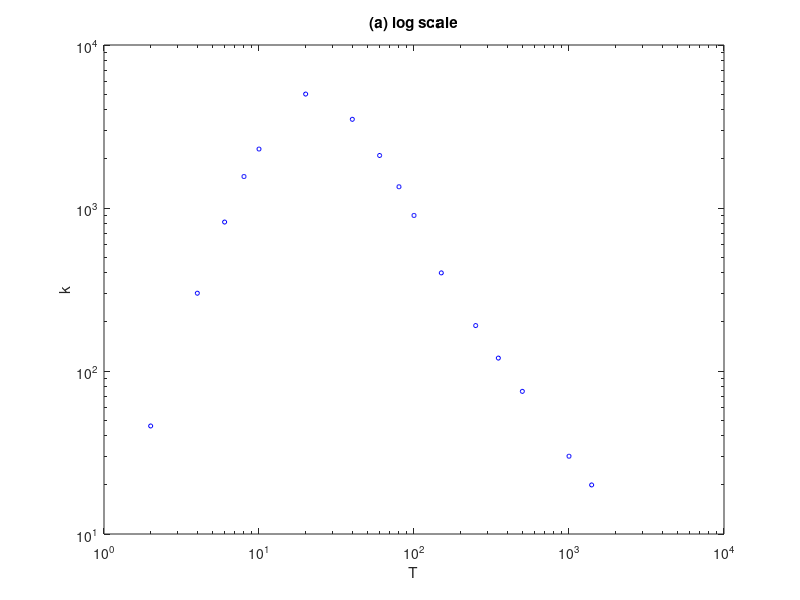

The MATLAB script that drew this image: (Note: this script raises an error after producing the figure.)
clc; clear;
T = [2 4 6 8 10 20 40 60 80 100 150 250 ...
    350 500 1000 1400];
k = [46 300 820 1560 2300 5000 3500 2100 ...
    1350 900 400 190 120 75 30 20];

loglog(T,k, 'bo', 'MarkerSize', 3)
xlabel("T")
ylabel("k")
title("(a) log scale")

% order 2
x = log10(T);
y = log10(k);
p2 = polyfit(x, y, 2); % dont use polyfit use curve fitting algorithm. i will update this code later

syms k_syms T_syms
k_eqn = solve(log10(k_syms) == p2(1)*log10(T_syms)^2 + p2(2)*log10(T_syms) + p2(3),...
   k_syms );
disp(vpa(k_eqn, 3))
kval = matlabFunction(k_eqn);

T_span = linspace(min(10.^x), max(10.^x), 1000);
p2_span = polyval(p2, T_span);

hold on
plot(T_span, kval(T_span))

% order 3
x = log10(T);
y = log10(k);
p2 = polyfit(x, y, 3);

syms k_syms T_syms
k_eqn = solve(log10(k_syms) == p2(1)*log10(T_syms)^3 + p2(2)*log10(T_syms)^2 + p2(3)*log10(T_syms) + p2(4),...
   k_syms );
disp(vpa(k_eqn, 3))
kval = matlabFunction(k_eqn);

T_span = linspace(min(10.^x), max(10.^x), 1000);
p2_span = polyval(p2, T_span);

plot(T_span, kval(T_span))

legend("real data", "order 2", "order 3")
